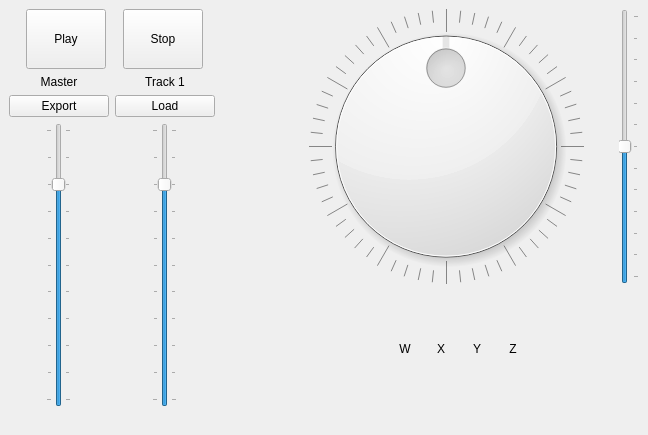
<?xml version="1.0" encoding="UTF-8"?>
<ui version="4.0">
 <class>MainWindow</class>
 <widget class="QMainWindow" name="MainWindow">
  <property name="geometry">
   <rect>
    <x>0</x>
    <y>0</y>
    <width>648</width>
    <height>435</height>
   </rect>
  </property>
  <property name="sizePolicy">
   <sizepolicy hsizetype="Fixed" vsizetype="Fixed">
    <horstretch>0</horstretch>
    <verstretch>0</verstretch>
   </sizepolicy>
  </property>
  <property name="windowTitle">
   <string>Ambisonia</string>
  </property>
  <widget class="QWidget" name="centralwidget">
   <layout class="QGridLayout" name="gridLayout">
    <item row="0" column="0">
     <layout class="QHBoxLayout" name="main_layout">
      <property name="sizeConstraint">
       <enum>QLayout::SetMinimumSize</enum>
      </property>
      <item>
       <layout class="QVBoxLayout" name="track_controls">
        <item>
         <layout class="QHBoxLayout" name="button_bar">
          <property name="spacing">
           <number>6</number>
          </property>
          <property name="leftMargin">
           <number>6</number>
          </property>
          <item>
           <widget class="QPushButton" name="play_pause">
            <property name="sizePolicy">
             <sizepolicy hsizetype="Fixed" vsizetype="Fixed">
              <horstretch>0</horstretch>
              <verstretch>0</verstretch>
             </sizepolicy>
            </property>
            <property name="minimumSize">
             <size>
              <width>60</width>
              <height>60</height>
             </size>
            </property>
            <property name="text">
             <string>Play</string>
            </property>
           </widget>
          </item>
          <item>
           <widget class="QPushButton" name="stop">
            <property name="sizePolicy">
             <sizepolicy hsizetype="Fixed" vsizetype="Fixed">
              <horstretch>0</horstretch>
              <verstretch>0</verstretch>
             </sizepolicy>
            </property>
            <property name="minimumSize">
             <size>
              <width>60</width>
              <height>60</height>
             </size>
            </property>
            <property name="text">
             <string>Stop</string>
            </property>
           </widget>
          </item>
          <item>
           <spacer name="button_bar_fill">
            <property name="orientation">
             <enum>Qt::Horizontal</enum>
            </property>
            <property name="sizeType">
             <enum>QSizePolicy::Minimum</enum>
            </property>
            <property name="sizeHint" stdset="0">
             <size>
              <width>0</width>
              <height>20</height>
             </size>
            </property>
           </spacer>
          </item>
         </layout>
        </item>
        <item>
         <layout class="QHBoxLayout" name="mixer">
          <item>
           <layout class="QVBoxLayout" name="master_track">
            <item>
             <widget class="QLabel" name="master_label">
              <property name="sizePolicy">
               <sizepolicy hsizetype="Fixed" vsizetype="Preferred">
                <horstretch>0</horstretch>
                <verstretch>0</verstretch>
               </sizepolicy>
              </property>
              <property name="minimumSize">
               <size>
                <width>100</width>
                <height>0</height>
               </size>
              </property>
              <property name="maximumSize">
               <size>
                <width>100</width>
                <height>16777215</height>
               </size>
              </property>
              <property name="text">
               <string>Master</string>
              </property>
              <property name="alignment">
               <set>Qt::AlignCenter</set>
              </property>
             </widget>
            </item>
            <item>
             <widget class="QPushButton" name="master_export">
              <property name="text">
               <string>Export</string>
              </property>
             </widget>
            </item>
            <item>
             <layout class="QHBoxLayout" name="master_volume">
              <item>
               <widget class="QSlider" name="master_volume_control">
                <property name="sizePolicy">
                 <sizepolicy hsizetype="Fixed" vsizetype="MinimumExpanding">
                  <horstretch>0</horstretch>
                  <verstretch>0</verstretch>
                 </sizepolicy>
                </property>
                <property name="minimumSize">
                 <size>
                  <width>0</width>
                  <height>250</height>
                 </size>
                </property>
                <property name="minimum">
                 <number>-48</number>
                </property>
                <property name="maximum">
                 <number>12</number>
                </property>
                <property name="value">
                 <number>0</number>
                </property>
                <property name="orientation">
                 <enum>Qt::Vertical</enum>
                </property>
                <property name="invertedAppearance">
                 <bool>false</bool>
                </property>
                <property name="tickPosition">
                 <enum>QSlider::TicksBothSides</enum>
                </property>
                <property name="tickInterval">
                 <number>6</number>
                </property>
               </widget>
              </item>
             </layout>
            </item>
           </layout>
          </item>
          <item>
           <layout class="QVBoxLayout" name="track1">
            <item>
             <widget class="QLabel" name="track1_label">
              <property name="sizePolicy">
               <sizepolicy hsizetype="Fixed" vsizetype="Preferred">
                <horstretch>0</horstretch>
                <verstretch>0</verstretch>
               </sizepolicy>
              </property>
              <property name="minimumSize">
               <size>
                <width>100</width>
                <height>0</height>
               </size>
              </property>
              <property name="maximumSize">
               <size>
                <width>100</width>
                <height>16777215</height>
               </size>
              </property>
              <property name="text">
               <string>Track 1</string>
              </property>
              <property name="alignment">
               <set>Qt::AlignCenter</set>
              </property>
             </widget>
            </item>
            <item>
             <widget class="QPushButton" name="tack1_load">
              <property name="sizePolicy">
               <sizepolicy hsizetype="Minimum" vsizetype="Fixed">
                <horstretch>0</horstretch>
                <verstretch>0</verstretch>
               </sizepolicy>
              </property>
              <property name="minimumSize">
               <size>
                <width>0</width>
                <height>0</height>
               </size>
              </property>
              <property name="maximumSize">
               <size>
                <width>16777215</width>
                <height>25</height>
               </size>
              </property>
              <property name="text">
               <string>Load</string>
              </property>
             </widget>
            </item>
            <item>
             <layout class="QHBoxLayout" name="track1_volume">
              <item>
               <widget class="QSlider" name="track1_volume_control">
                <property name="sizePolicy">
                 <sizepolicy hsizetype="Fixed" vsizetype="MinimumExpanding">
                  <horstretch>0</horstretch>
                  <verstretch>0</verstretch>
                 </sizepolicy>
                </property>
                <property name="minimumSize">
                 <size>
                  <width>0</width>
                  <height>250</height>
                 </size>
                </property>
                <property name="minimum">
                 <number>-48</number>
                </property>
                <property name="maximum">
                 <number>12</number>
                </property>
                <property name="value">
                 <number>0</number>
                </property>
                <property name="orientation">
                 <enum>Qt::Vertical</enum>
                </property>
                <property name="invertedAppearance">
                 <bool>false</bool>
                </property>
                <property name="tickPosition">
                 <enum>QSlider::TicksBothSides</enum>
                </property>
                <property name="tickInterval">
                 <number>6</number>
                </property>
               </widget>
              </item>
             </layout>
            </item>
           </layout>
          </item>
         </layout>
        </item>
       </layout>
      </item>
      <item>
       <spacer name="main_layout_fill">
        <property name="orientation">
         <enum>Qt::Horizontal</enum>
        </property>
        <property name="sizeType">
         <enum>QSizePolicy::MinimumExpanding</enum>
        </property>
        <property name="sizeHint" stdset="0">
         <size>
          <width>40</width>
          <height>0</height>
         </size>
        </property>
       </spacer>
      </item>
      <item>
       <layout class="QVBoxLayout" name="ambisonic_control">
        <item>
         <spacer name="ambisonic_control_width">
          <property name="orientation">
           <enum>Qt::Horizontal</enum>
          </property>
          <property name="sizeType">
           <enum>QSizePolicy::Fixed</enum>
          </property>
          <property name="sizeHint" stdset="0">
           <size>
            <width>360</width>
            <height>0</height>
           </size>
          </property>
         </spacer>
        </item>
        <item>
         <layout class="QHBoxLayout" name="space_control">
          <item>
           <widget class="QDial" name="horizontal_space">
            <property name="minimum">
             <number>-180</number>
            </property>
            <property name="maximum">
             <number>180</number>
            </property>
            <property name="wrapping">
             <bool>true</bool>
            </property>
            <property name="notchTarget">
             <double>5.700000000000000</double>
            </property>
            <property name="notchesVisible">
             <bool>true</bool>
            </property>
           </widget>
          </item>
          <item>
           <widget class="QSlider" name="vertical_space">
            <property name="sizePolicy">
             <sizepolicy hsizetype="Fixed" vsizetype="Fixed">
              <horstretch>0</horstretch>
              <verstretch>0</verstretch>
             </sizepolicy>
            </property>
            <property name="minimumSize">
             <size>
              <width>0</width>
              <height>275</height>
             </size>
            </property>
            <property name="maximumSize">
             <size>
              <width>16777215</width>
              <height>275</height>
             </size>
            </property>
            <property name="minimum">
             <number>-180</number>
            </property>
            <property name="maximum">
             <number>180</number>
            </property>
            <property name="orientation">
             <enum>Qt::Vertical</enum>
            </property>
            <property name="tickPosition">
             <enum>QSlider::TicksBelow</enum>
            </property>
            <property name="tickInterval">
             <number>30</number>
            </property>
           </widget>
          </item>
         </layout>
        </item>
        <item>
         <layout class="QHBoxLayout" name="space_display">
          <item>
           <spacer name="space_display_fill_left">
            <property name="orientation">
             <enum>Qt::Horizontal</enum>
            </property>
            <property name="sizeHint" stdset="0">
             <size>
              <width>40</width>
              <height>20</height>
             </size>
            </property>
           </spacer>
          </item>
          <item>
           <layout class="QVBoxLayout" name="omni_display">
            <item>
             <widget class="QLabel" name="omni_label">
              <property name="sizePolicy">
               <sizepolicy hsizetype="Minimum" vsizetype="Preferred">
                <horstretch>0</horstretch>
                <verstretch>0</verstretch>
               </sizepolicy>
              </property>
              <property name="minimumSize">
               <size>
                <width>30</width>
                <height>0</height>
               </size>
              </property>
              <property name="text">
               <string>W</string>
              </property>
              <property name="alignment">
               <set>Qt::AlignCenter</set>
              </property>
             </widget>
            </item>
           </layout>
          </item>
          <item>
           <layout class="QVBoxLayout" name="x_display">
            <item>
             <widget class="QLabel" name="x_label">
              <property name="sizePolicy">
               <sizepolicy hsizetype="Minimum" vsizetype="Preferred">
                <horstretch>0</horstretch>
                <verstretch>0</verstretch>
               </sizepolicy>
              </property>
              <property name="minimumSize">
               <size>
                <width>30</width>
                <height>0</height>
               </size>
              </property>
              <property name="text">
               <string>X</string>
              </property>
              <property name="alignment">
               <set>Qt::AlignCenter</set>
              </property>
             </widget>
            </item>
           </layout>
          </item>
          <item>
           <layout class="QVBoxLayout" name="y_display">
            <item>
             <widget class="QLabel" name="y_label">
              <property name="sizePolicy">
               <sizepolicy hsizetype="Minimum" vsizetype="Preferred">
                <horstretch>0</horstretch>
                <verstretch>0</verstretch>
               </sizepolicy>
              </property>
              <property name="minimumSize">
               <size>
                <width>30</width>
                <height>0</height>
               </size>
              </property>
              <property name="text">
               <string>Y</string>
              </property>
              <property name="alignment">
               <set>Qt::AlignCenter</set>
              </property>
             </widget>
            </item>
           </layout>
          </item>
          <item>
           <layout class="QVBoxLayout" name="z_display">
            <item>
             <widget class="QLabel" name="z_label">
              <property name="sizePolicy">
               <sizepolicy hsizetype="Minimum" vsizetype="Preferred">
                <horstretch>0</horstretch>
                <verstretch>0</verstretch>
               </sizepolicy>
              </property>
              <property name="minimumSize">
               <size>
                <width>30</width>
                <height>0</height>
               </size>
              </property>
              <property name="text">
               <string>Z</string>
              </property>
              <property name="alignment">
               <set>Qt::AlignCenter</set>
              </property>
             </widget>
            </item>
           </layout>
          </item>
          <item>
           <spacer name="spade_display_fill_right">
            <property name="orientation">
             <enum>Qt::Horizontal</enum>
            </property>
            <property name="sizeHint" stdset="0">
             <size>
              <width>40</width>
              <height>20</height>
             </size>
            </property>
           </spacer>
          </item>
         </layout>
        </item>
       </layout>
      </item>
     </layout>
    </item>
   </layout>
  </widget>
  <widget class="QMenuBar" name="menubar">
   <property name="enabled">
    <bool>true</bool>
   </property>
   <property name="geometry">
    <rect>
     <x>0</x>
     <y>0</y>
     <width>648</width>
     <height>21</height>
    </rect>
   </property>
   <property name="nativeMenuBar">
    <bool>true</bool>
   </property>
  </widget>
  <widget class="QStatusBar" name="statusbar">
   <property name="sizeGripEnabled">
    <bool>false</bool>
   </property>
  </widget>
 </widget>
 <resources/>
 <connections/>
</ui>
